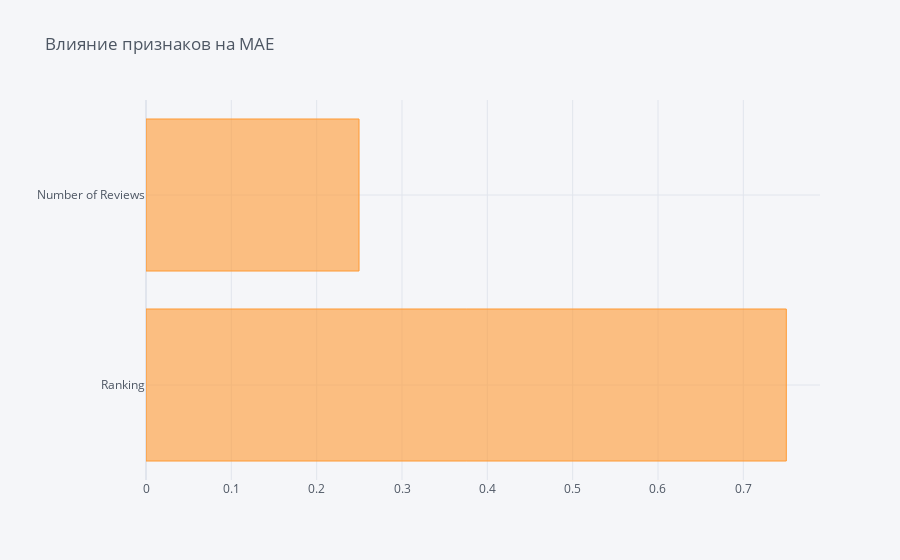

The code cell stored with this chart in its notebook:
### Markdown cell above
### Протестируем модель на исходных данных
Изначально у нас было три числовых столбца. Один из них является целевым. Определим МАЕ, как стартовый показатель и далее будем его улучшать.

### Code cell
df_tmp = df[['Ranking', 'Number of Reviews', 'Rating']]

mae_test(df_tmp)

### Figure 1 — Plotly figure (JSON) as saved in the notebook; plotly's stock layout.template omitted (floating-point values rounded to 4 significant figures)
{"data": [{"marker": {"color": "rgba(255, 153, 51, 0.6)", "line": {"color": "rgba(255, 153, 51, 1.0)", "width": 1}}, "name": "None", "orientation": "h", "text": "", "type": "bar", "x": [0.7504, 0.2496], "y": ["Ranking", "Number of Reviews"]}], "layout": {"legend": {"bgcolor": "#F5F6F9", "font": {"color": "#4D5663"}}, "paper_bgcolor": "#F5F6F9", "plot_bgcolor": "#F5F6F9", "title": {"font": {"color": "#4D5663"}, "text": "Влияние признаков на МАЕ"}, "xaxis": {"gridcolor": "#E1E5ED", "showgrid": true, "tickfont": {"color": "#4D5663"}, "title": {"font": {"color": "#4D5663"}, "text": ""}, "zerolinecolor": "#E1E5ED"}, "yaxis": {"gridcolor": "#E1E5ED", "showgrid": true, "tickfont": {"color": "#4D5663"}, "title": {"font": {"color": "#4D5663"}, "text": ""}, "zerolinecolor": "#E1E5ED"}}}
